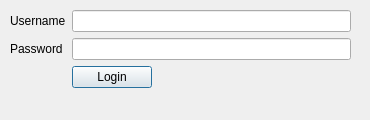
<?xml version="1.0" encoding="UTF-8"?>
<ui version="4.0">
 <class>Login</class>
 <widget class="QDialog" name="Login">
  <property name="geometry">
   <rect>
    <x>0</x>
    <y>0</y>
    <width>370</width>
    <height>120</height>
   </rect>
  </property>
  <property name="windowTitle">
   <string>Login to CVAT Account</string>
  </property>
  <widget class="QWidget" name="formLayoutWidget">
   <property name="geometry">
    <rect>
     <x>10</x>
     <y>10</y>
     <width>341</width>
     <height>91</height>
    </rect>
   </property>
   <layout class="QFormLayout" name="formLayout">
    <item row="0" column="1">
     <widget class="QLineEdit" name="lineEdit">
      <property name="text">
       <string/>
      </property>
     </widget>
    </item>
    <item row="0" column="0">
     <widget class="QLabel" name="label">
      <property name="text">
       <string>Username</string>
      </property>
     </widget>
    </item>
    <item row="1" column="0">
     <widget class="QLabel" name="label_2">
      <property name="text">
       <string>Password</string>
      </property>
     </widget>
    </item>
    <item row="1" column="1">
     <widget class="QLineEdit" name="lineEdit_2">
      <property name="text">
       <string/>
      </property>
      <property name="echoMode">
       <enum>QLineEdit::Password</enum>
      </property>
     </widget>
    </item>
    <item row="2" column="1">
     <widget class="QPushButton" name="pushButton">
      <property name="sizePolicy">
       <sizepolicy hsizetype="Fixed" vsizetype="Fixed">
        <horstretch>0</horstretch>
        <verstretch>0</verstretch>
       </sizepolicy>
      </property>
      <property name="text">
       <string>Login</string>
      </property>
     </widget>
    </item>
   </layout>
  </widget>
 </widget>
 <resources/>
 <connections/>
</ui>
